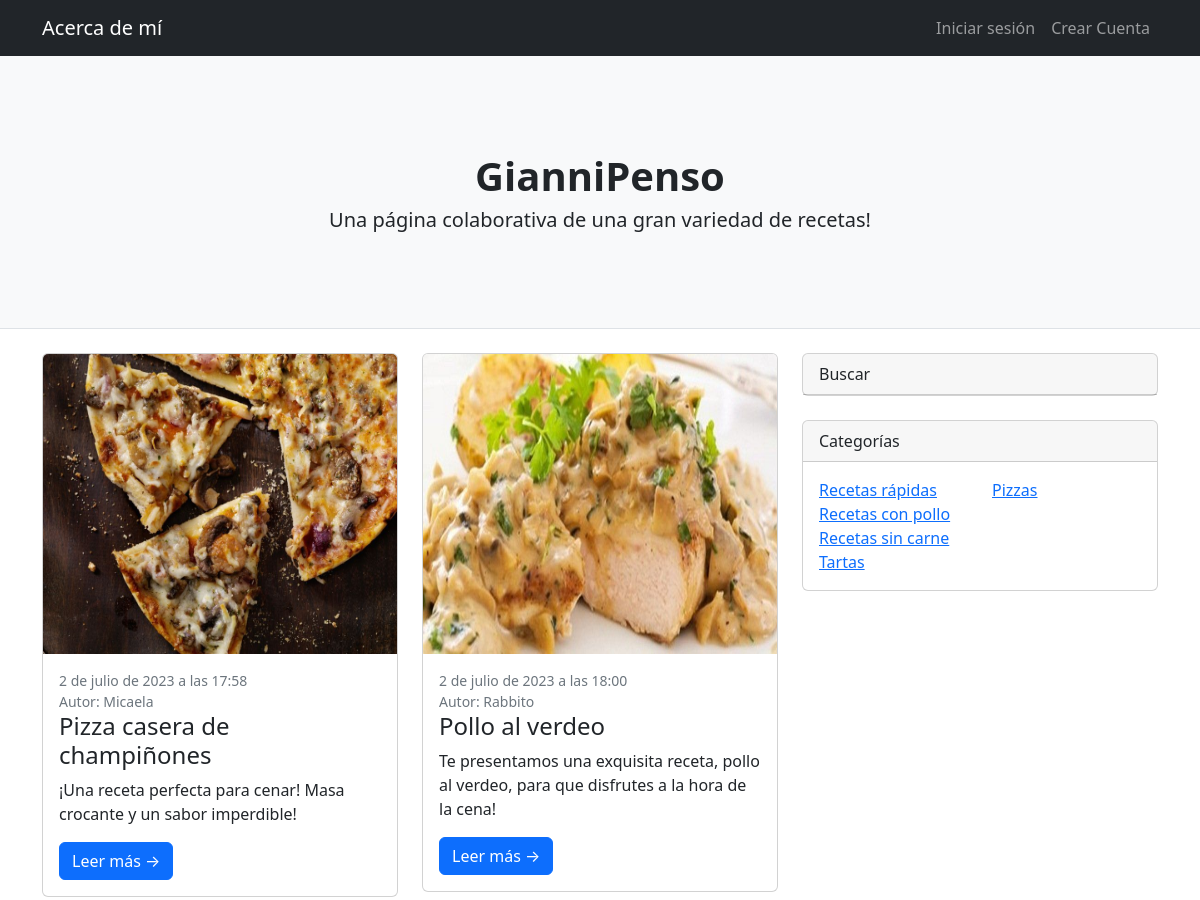
The page /AppRecetas/ (upper part) on the database as committed earlier.
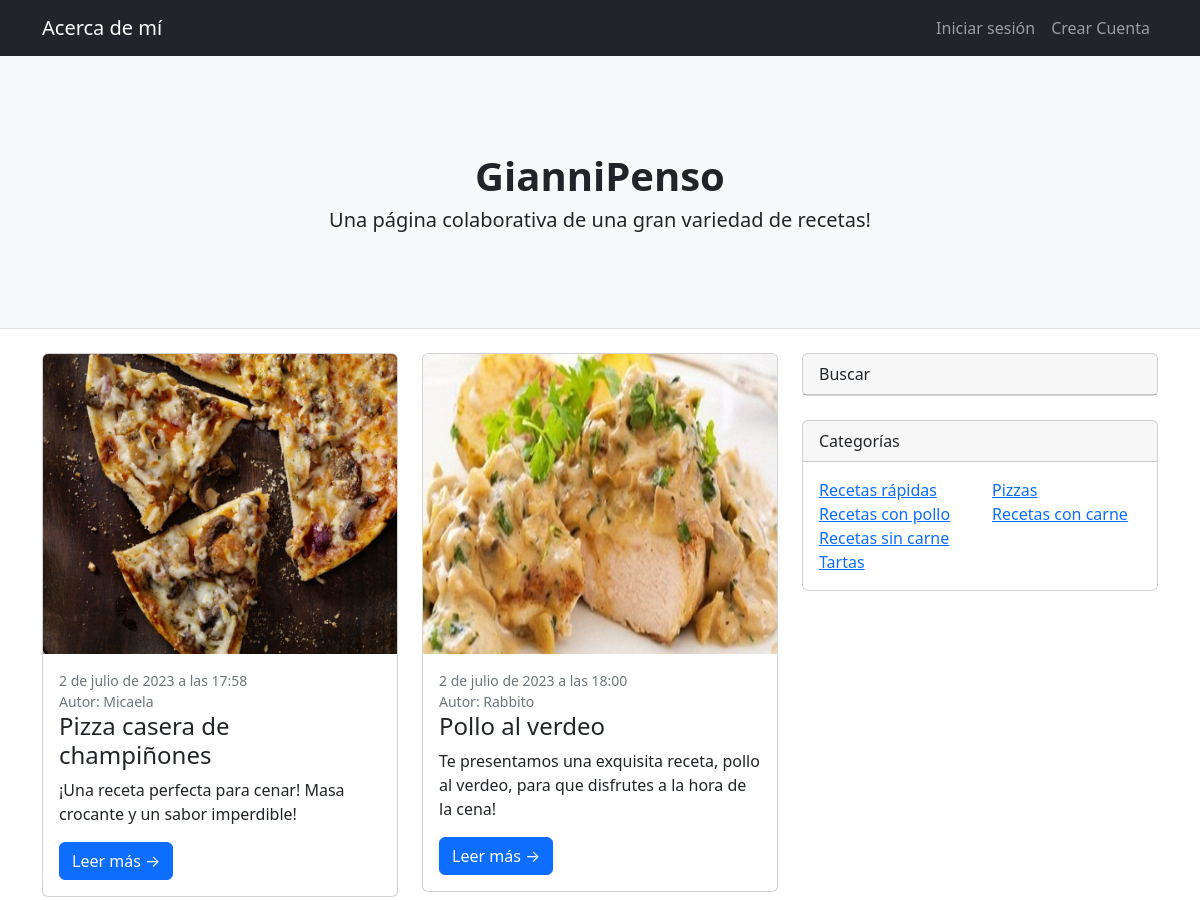
The same page on the database as committed later.
### AppRecetas/models.py (models this page shows, shortened)
class Recetas(models.Model):
    titulo = models.CharField(max_length=40)
    subtitulo = models.CharField(max_length=1000, null= True, default="")
    ingredientes = models.CharField(max_length=1000)
    pasos = models.CharField(max_length=1000)
    tiempo_de_coccion = models.IntegerField()
    fecha_hora_de_subida = models.DateTimeField(default=datetime.datetime.now)
    categoria = models.ManyToManyField(Categoría, related_name='recetas')
    imagen = models.ImageField(upload_to ='imagenes', null=True, blank=True, default='imagenes/default.png')
    autor = models.ForeignKey(User, on_delete=models.CASCADE)

class Categoría(models.Model):
    nombre = models.CharField(max_length=20)
    descripcion = models.CharField(max_length=100)

### AppRecetas/views.py (the view)
# urls.py: path('', views.Inicio, name="Inicio"),
def Inicio(request):
    categorias = Categoría.objects.all()
    recetas = Recetas.objects.all()
    return render(request, "AppRecetas/index.html", {'categorias': categorias, "recetas": recetas})

### AppRecetas/templates/AppRecetas/index.html
{% extends 'AppRecetas/base.html' %}
{% load static %}
{% block main %}
<div class="container">
    <div class="row">
        <div class="col-lg-8">
            <div class="row">
                {% for receta in recetas|slice:":4" %}
                <div class="col-md-6">
                    <div class="card mb-4">
                        <a href="#!"><img class="card-img-top" src="{{receta.imagen.url}}" alt="..." style: width="300"; height="300" /></a>
                        <div class="card-body">
                            <div class="small text-muted">{{receta.fecha_hora_de_subida}}
                                <p class="card-text">Autor: {{receta.autor}}</p>
                            </div>
                            <h2 class="card-title h4">{{receta.titulo}}</h2>
                            <p class="card-text">{{receta.subtitulo}}</p>
                            <a class="btn btn-primary" href="{% url 'Detalle' receta.id %}">Leer más →</a>
                        </div>
                    </div>
                </div>
                {% endfor %}
            </div>
        </div>
        <div class="col-lg-4">
            <div class="card mb-4">
                <div class="card-header">
                    <a class="nav-link" href="{% url 'Formulario-Buscar-Receta' %}">Buscar</a>
                </div>
            </div>
            <div class="card mb-4">
                <div class="card-header">Categorías</div>
                <div class="card-body">
                    <div class="row">
                        <div class="col-sm-6">
                            <ul class="list-unstyled mb-0">
                                {% for categoria in categorias|slice:":4" %}
                                <li><a href="{% url 'Recetas-Por-Categoria' categoria.id %}">{{ categoria.nombre }}</a></li>
                                {% endfor %}
                            </ul>
                        </div>
                        <div class="col-sm-6">
                            <ul class="list-unstyled mb-0">
                                {% for categoria in categorias|slice:"4:" %}
                                <li><a href="{% url 'Recetas-Por-Categoria' categoria.id %}">{{ categoria.nombre }}</a></li>
                                {% endfor %}
                            </ul>
                        </div>
                    </div>
                </div>
            </div>
        </div>
    </div>
</div>
{% endblock main %}

Rows that differ between the two databases and show on the page:
added Categoría: nombre "Recetas con carne"
